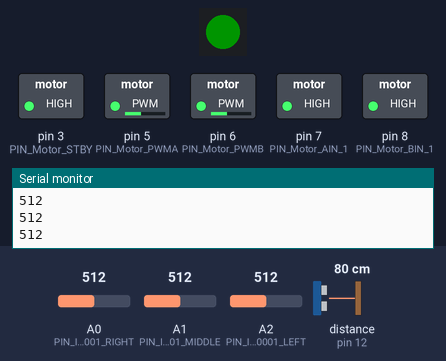
A sketch run on a simulated Arduino Uno, built with avr-gcc and run on an emulated ATmega328P. Shown: 1 RGB LEDs in strip order, left to right, switched loads named in the sketch (green lamp = pin HIGH), the last lines printed to the serial monitor. Wiring (inferred from the names in the program): ultrasonic range finder: trigger pin 13; echo pin 12. The test bench sets the inputs (shaded band); at power-on: A1 (PIN_ITR20001_MIDDLE) = 512, A2 (PIN_ITR20001_LEFT) = 512, A0 (PIN_ITR20001_RIGHT) = 512, distance to the obstacle (sensor on pin 12) 80 cm. The echo pulse lasts 58.3 µs per cm; dim RGB values are drawn brighter than linear; pins used as bus, display or sensor lines are not drawn.

Above: at 0.8 s.
0.9 s: A1 (PIN_ITR20001_MIDDLE) set to 490
At 1.3 s:
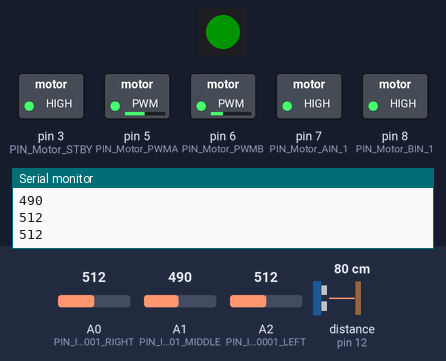
2.4 s: A2 (PIN_ITR20001_LEFT) set to 306
At 3.6 s:
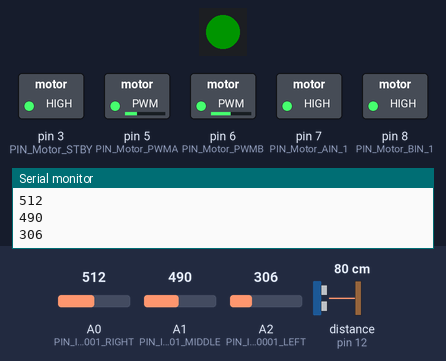
3.9 s: A0 (PIN_ITR20001_RIGHT) set to 482
At 5.1 s:
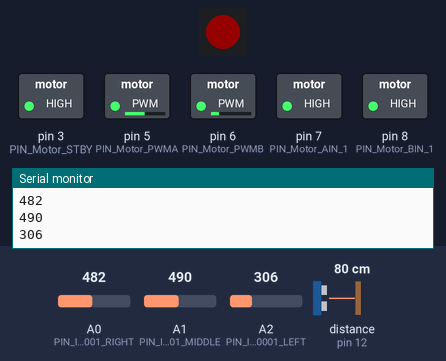
5.4 s: A1 (PIN_ITR20001_MIDDLE) set to 517
At 5.9 s:
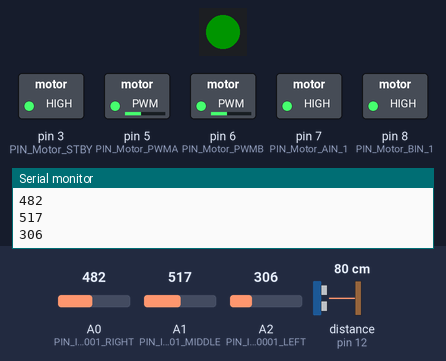
Timing chart, 0 to 7.9 s (numbered marks = the images above; inputs shaded):
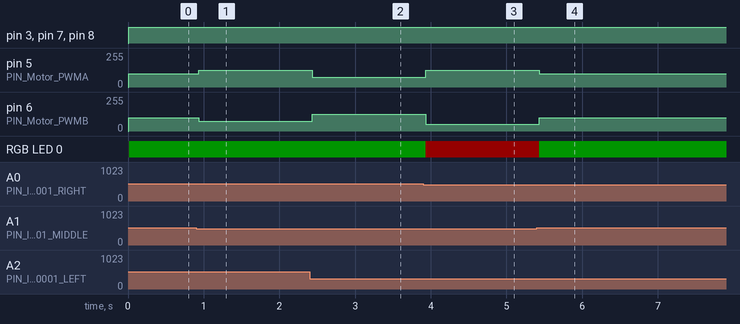

Measured:
- the behaviour switches between 501 and 500 on A0 (PIN_ITR20001_RIGHT) (found by bisection; images 2 and 3)
- the behaviour switches between 500 and 501 on A1 (PIN_ITR20001_MIDDLE) (found by bisection; images 3 and 4)
- after the input at 0.9 s, pin 5 (PIN_Motor_PWMA): 100/255 → 125/255 at once; pin 6 (PIN_Motor_PWMB): 100/255 → 75/255 at once
- after the input at 2.4 s, pin 5 (PIN_Motor_PWMA): 125/255 → 75/255 at once; pin 6 (PIN_Motor_PWMB): 75/255 → 125/255 at once
- after the input at 3.9 s, pin 5 (PIN_Motor_PWMA): 75/255 → 125/255 at once; pin 6 (PIN_Motor_PWMB): 125/255 → 50/255 at once; RGB LED 0: RGB(0, 20, 0) → RGB(20, 0, 0) at once
- after the input at 5.4 s, pin 5 (PIN_Motor_PWMA): 125/255 → 100/255 at once; pin 6 (PIN_Motor_PWMB): 50/255 → 100/255 at once; RGB LED 0: RGB(20, 0, 0) → RGB(0, 20, 0) at once

The sketch:

arduino_main.ino
```cpp
#include <Arduino_FreeRTOS.h>
#include <task.h>
#include <queue.h>
#include <semphr.h>

#include "FastLED.h"

#include "stub_arduino.hpp"
#include "utils.h"

#define DELAY_READ_ULTRASOUND 20
#define DELAY_READ_INFRARED 100
#define DELAY_COMMAND_MOTORS 100
#define DELAY_SEND_MSGS 1000
#define DELAY_RECV_MSGS 1000

#define UMBRAL_COLOR 500

CRGB leds[NUM_LEDS];

void setup() {
  Serial.begin(9600);

  // ----------------- PIN MODES ------------------------------
  //Infrarrojo
  pinMode(PIN_ITR20001_LEFT, INPUT);
  pinMode(PIN_ITR20001_MIDDLE, INPUT);
  pinMode(PIN_ITR20001_RIGHT, INPUT);

  //motores
  pinMode(PIN_Motor_STBY, OUTPUT);
  pinMode(PIN_Motor_AIN_1, OUTPUT);
  pinMode(PIN_Motor_PWMA, OUTPUT);
  pinMode(PIN_Motor_BIN_1, OUTPUT);
  pinMode(PIN_Motor_PWMB, OUTPUT);

  //ultrasonidos
  pinMode(TRIG_PIN, OUTPUT);
  pinMode(ECHO_PIN, INPUT);

  // ---------------------------------------------------------------------------

  FastLED.addLeds<NEOPIXEL, PIN_RBGLED>(leds, NUM_LEDS);
  FastLED.setBrightness(20);


  // Creacion de colas
  infraredQueue = xQueueCreate(5, sizeof(struct InfraredInfo)); //Cola infrarojo
  ultrasoundQueue = xQueueCreate(5, sizeof(int)); //Cola ultrasonidos

  /* Parametros funcion xTaskCreate
  MyTask1: función que ejecutar la tarea
  “TaskLed1”: Nombre identificativo
  100: Numero de palabras reservadas en la pila.
  NULL: Parámetros pasados a la función dela tarea
  1: Prioridad asignada a la tarea
  NULL: puntero opcional para creación de tarea.
  */

  // Read Sensors
  xTaskCreate(Read_Ultrasound, "read_ultrasound", 100, NULL, 4, NULL);
  xTaskCreate(Read_Infrared, "read_infrared", 100, NULL, 5, NULL);

  // Comand de motors
  xTaskCreate(Command_Motors, "command_motors", 100, NULL, 3, NULL);

  // send and recv msgs to ESP
  //xTaskCreate(Send_Msgs, "send_msgs", 100, NULL, 1, NULL);
  //xTaskCreate(Recv_Msgs, "recv_msgs", 100, NULL, 1, NULL);

  vTaskStartScheduler();

}

void loop() {
}

uint32_t Color(uint8_t r, uint8_t g, uint8_t b)
{
  return (((uint32_t)r << 16) | ((uint32_t)g << 8) | b);
}


// ----------------- Read_Ultrasound -------------------------------------------

static void Read_Ultrasound(void *pvParameters) {
  long distance = -1;
  long time;
  TickType_t xLastWakeTime;

  while(1) {
    xLastWakeTime = xTaskGetTickCount();

    digitalWrite(TRIG_PIN, LOW);
    delayMicroseconds(2);

    digitalWrite(TRIG_PIN, HIGH);
    delayMicroseconds(10);          //Enviamos un pulso de 10us
    digitalWrite(TRIG_PIN, LOW);

    time = pulseIn(ECHO_PIN, HIGH);
    distance = time / 59;  //escalar el tiempo a una distancia en cm

    xQueueSendToBack(ultrasoundQueue, &distance, 0);

    vTaskDelayUntil(&xLastWakeTime, (DELAY_READ_ULTRASOUND / portTICK_PERIOD_MS));
  }

}


// ----------------- Read_Infrared ---------------------------------------------

static void Read_Infrared(void *pvParameters) {
  struct InfraredInfo infraredinfo;
  TickType_t xLastWakeTime;

  while (1) {

    xLastWakeTime = xTaskGetTickCount();

    infraredinfo.r_value = analogRead(PIN_ITR20001_RIGHT);
    infraredinfo.c_value  = analogRead(PIN_ITR20001_MIDDLE);
    infraredinfo.l_value =  analogRead(PIN_ITR20001_LEFT);

    Serial.println(infraredinfo.r_value);
    Serial.println(infraredinfo.c_value);
    Serial.println(infraredinfo.l_value);

    xQueueSendToBack(infraredQueue, &infraredinfo, 0);

    delayMicroseconds(10);

    vTaskDelayUntil(&xLastWakeTime, (DELAY_READ_INFRARED / portTICK_PERIOD_MS));
  }

}

// ----------------- Command_Motors --------------------------------------------

static void Command_Motors(void *pvParameters) {
  TickType_t xLastWakeTime;
  long distance;
  struct InfraredInfo infraredInfo;
  int last_view_line = 0;

  //Activar control motores
  digitalWrite(PIN_Motor_STBY, HIGH);

  // right motors, backwards
  digitalWrite(PIN_Motor_AIN_1, HIGH);

  // left motors, forwards
  digitalWrite(PIN_Motor_BIN_1, HIGH);

  while (1) {

    xLastWakeTime = xTaskGetTickCount();

    // Receive info from infrared
    if( xQueueReceive( infraredQueue, &infraredInfo, portMAX_DELAY) ){

      // Receive info from ultrasound
      if( xQueueReceive( ultrasoundQueue, &distance, portMAX_DELAY) ){

        // Line in the midle
        if (infraredInfo.c_value > UMBRAL_COLOR){
          FastLED.showColor(Color(0, 255, 0));
          // Right motor
          analogWrite(PIN_Motor_PWMA, 100);

          // Left motor
          analogWrite(PIN_Motor_PWMB, 100);

        // Line in the left
        } else if (infraredInfo.l_value > UMBRAL_COLOR) {
          FastLED.showColor(Color(0, 255, 0));
          // Right motor
          analogWrite(PIN_Motor_PWMA, 125);

          // Left motor
          analogWrite(PIN_Motor_PWMB, 75);

          last_view_line = -1;

        // Line in the right
        } else if (infraredInfo.r_value > UMBRAL_COLOR) {
          FastLED.showColor(Color(0, 255, 0));
          // Right motor
          analogWrite(PIN_Motor_PWMA, 75);

          // Left motor
          analogWrite(PIN_Motor_PWMB, 125);

          last_view_line = 1;

        // Lost line
        } else {
          FastLED.showColor(Color(255, 0, 0));
          // Last view in the left
          if (last_view_line == -1) {
            // Right motor
            analogWrite(PIN_Motor_PWMA, 50);

            // Left motor
            analogWrite(PIN_Motor_PWMB, 125);

          // Last view in the right
          } else if (last_view_line == 1) {
            // Right motor
            analogWrite(PIN_Motor_PWMA, 125);

            // Left motor
            analogWrite(PIN_Motor_PWMB, 50);

          } else {
            // Right motor
            analogWrite(PIN_Motor_PWMA, 0);

            // Left motor
            analogWrite(PIN_Motor_PWMB, 0);
          }
        }
      }
    }

    vTaskDelayUntil(&xLastWakeTime, (DELAY_COMMAND_MOTORS / portTICK_PERIOD_MS));
  }
}

// ----------------- Send_Msgs -------------------------------------------------

static void Send_Msgs(void *pvParameters) {
  TickType_t xLastWakeTime;

  xLastWakeTime = xTaskGetTickCount();

  vTaskDelayUntil(&xLastWakeTime, (DELAY_SEND_MSGS / portTICK_PERIOD_MS));

}

// ----------------- Recv_Msgs -------------------------------------------------

static void Recv_Msgs(void *pvParameters) {
  TickType_t xLastWakeTime;

  xLastWakeTime = xTaskGetTickCount();

  vTaskDelayUntil(&xLastWakeTime, (DELAY_RECV_MSGS / portTICK_PERIOD_MS));

}
```

stub_arduino.cpp
```cpp
//Este es el include para mi password, create un include para el tuyo
//#include "nava_password.h"
```

stub_arduino.hpp
```cpp

```

utils.h
```cpp
/*-------------------- motors ----------------------*/

// Enable/Disable motor control.
//  HIGH: motor control enabled
//  LOW: motor control disabled
#define PIN_Motor_STBY 3

// Group A Motors (Right Side)
// PIN_Motor_AIN_1: Digital output. HIGH: Forward, LOW: Backward
#define PIN_Motor_AIN_1 7
// PIN_Motor_PWMA: Analog output [0-255]. It provides speed.
#define PIN_Motor_PWMA 5

// Group B Motors (Left Side)
// PIN_Motor_BIN_1: Digital output. HIGH: Forward, LOW: Backward
#define PIN_Motor_BIN_1 8
// PIN_Motor_PWMB: Analog output [0-255]. It provides speed.
#define PIN_Motor_PWMB 6


/*-------------------- ultrasound ----------------------*/
#define TRIG_PIN 13
#define ECHO_PIN 12

QueueHandle_t ultrasoundQueue;


/*-------------------- infrared ----------------------*/
#define PIN_ITR20001_LEFT   A2
#define PIN_ITR20001_MIDDLE A1
#define PIN_ITR20001_RIGHT  A0

struct InfraredInfo {
  unsigned int    r_value;    // value of right infrared sensor
  unsigned int    c_value;    // value of center infrared sensor
  unsigned int    l_value;    // value of left infrared sensor
};

QueueHandle_t infraredQueue;


/*-------------------- led ----------------------*/
#define PIN_RBGLED 4
#define NUM_LEDS 1
```
